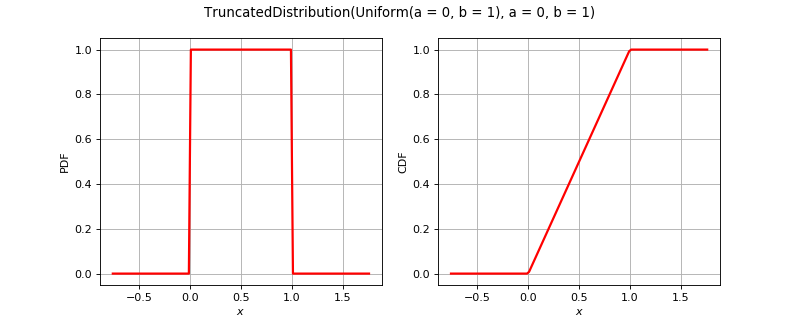

Here is the Python script that generated this plot:
import openturns as ot
from matplotlib import pyplot as plt
from openturns.viewer import View
if (ot.TruncatedDistribution().__class__.__name__=='ComposedDistribution'):
    correlation = ot.CorrelationMatrix(2)
    correlation[1, 0] = 0.25
    aCopula = ot.NormalCopula(correlation)
    marginals = [ot.Normal(1.0, 2.0), ot.Normal(2.0, 3.0)]
    distribution = ot.ComposedDistribution(marginals, aCopula)
elif (ot.TruncatedDistribution().__class__.__name__=='CumulativeDistributionNetwork'):
    distribution = ot.CumulativeDistributionNetwork([ot.Normal(2),ot.Dirichlet([0.5, 1.0, 1.5])], ot.BipartiteGraph([[0,1], [0,1]]))
else:
    distribution = ot.TruncatedDistribution()
dimension = distribution.getDimension()
if dimension <= 2:
    if distribution.getDimension() == 1:
        distribution.setDescription(['$x$'])
        pdf_graph = distribution.drawPDF()
        cdf_graph = distribution.drawCDF()
        fig = plt.figure(figsize=(10, 4))
        plt.suptitle(str(distribution))
        pdf_axis = fig.add_subplot(121)
        cdf_axis = fig.add_subplot(122)
        View(pdf_graph, figure=fig, axes=[pdf_axis], add_legend=False)
        View(cdf_graph, figure=fig, axes=[cdf_axis], add_legend=False)
    else:
        distribution.setDescription(['$x_1$', '$x_2$'])
        pdf_graph = distribution.drawPDF()
        fig = plt.figure(figsize=(10, 5))
        plt.suptitle(str(distribution))
        pdf_axis = fig.add_subplot(111)
        View(pdf_graph, figure=fig, axes=[pdf_axis], add_legend=False)
